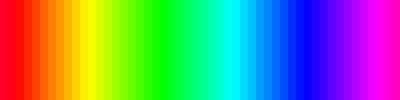

The script that saved this image:
try:
    from PIL import Image
    cmap_icon = Image.open(r"icons\cmap_icon.png")
except:
    import numpy as np
    import matplotlib as mpl
    import matplotlib.pyplot as plt
    from matplotlib.pyplot import show
    mpl.style.use("fast")

    """
        This module creates a picture called
        box_icon
        """
    gradient = np.linspace(0,1,50)
    gradient = np.vstack((gradient, gradient))

    fig, ax = plt.subplots(figsize = (4, 1))
    ax.axis("off")
    ax.set_position([0,0,1,1])
    ax.imshow(gradient, aspect = "auto", cmap = "gist_rainbow")

    #plt.show()

    if __name__ == "__main__":
        plt.show()
    else:
        try: from icons.img_pack import get_img_from_ax
        except: from img_pack import get_img_from_ax
    cmap_icon = get_img_from_ax(ax, size = (20, 90))
    cmap_icon.save(r"icons\cmap_icon.png", "PNG")
